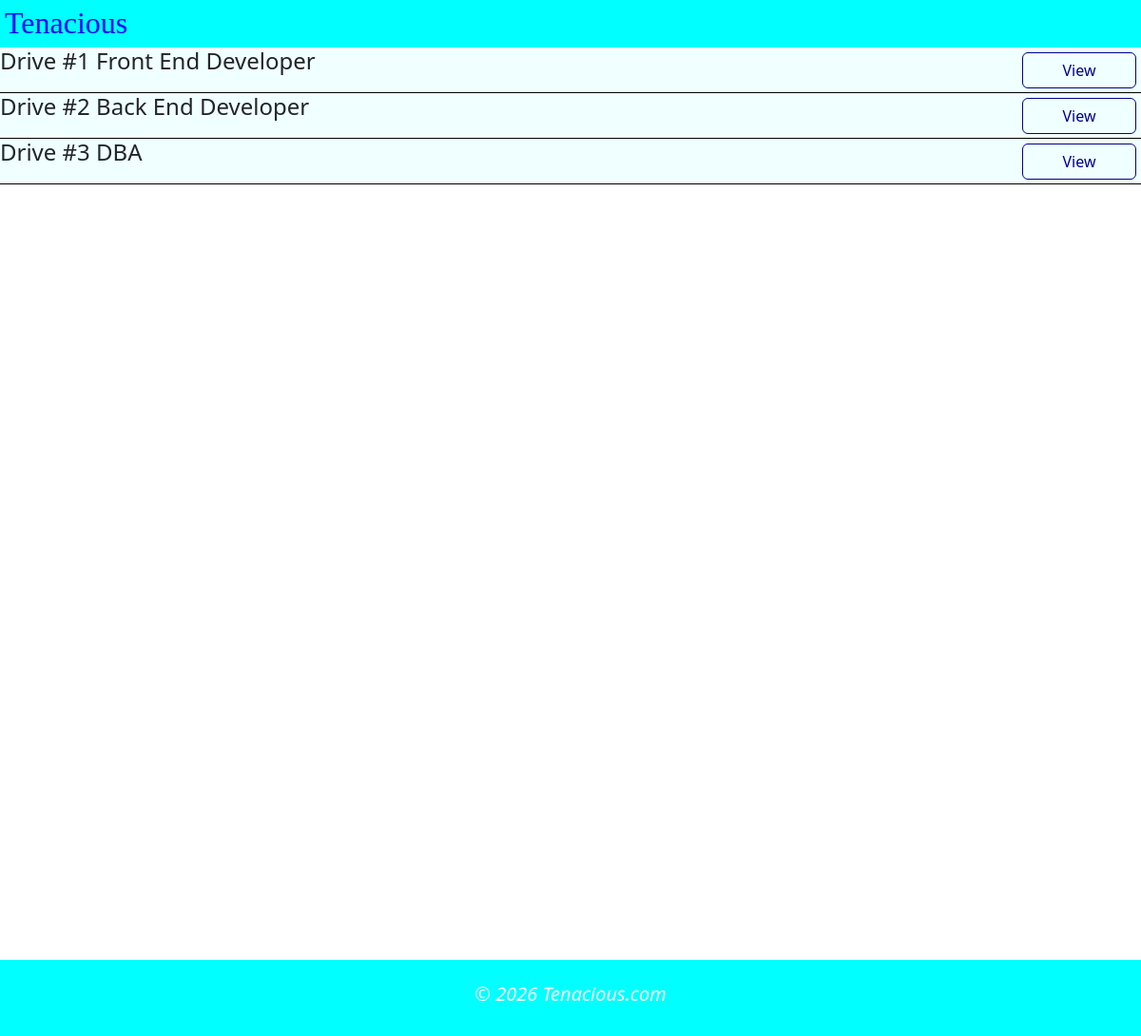
The page /company/all-drives/1 (signed in) on the database its author committed.
### dbmodel.py (models this page shows, shortened)
class Drive(db.Model):
    __tablename__ = 'drive'
    d_id = db.Column(db.Integer(), primary_key = True, unique = True, autoincrement = True)
    role = db.Column(db.String(100), nullable = False)
    package = db.Column(db.String(100), nullable = False)
    experience =  db.Column(db.String(100), nullable = False)
    status = db.Column(db.String(100), nullable = False)
    company_id = db.Column(db.Integer, db.ForeignKey('company.c_id'), nullable=False)
    skills = db.relationship('Skill', backref='drive', lazy = True)
    applications = db.relationship('Application', backref = 'drive', lazy = True)

### app.py (the view)
@app.route("/company/all-drives/<int:com_id>")
def com_drives(com_id):
    if session.get('user') != 'company':
        return redirect("/login")
    if session.get('company_id') != com_id:
        return "Unauthorized access"
    company = com.query.get(com_id)
    drives = company.drives
    return render_template("comdrives.html", drives = drives)

### templates/comdrives.html
{% extends "layout.html" %}
{% block main %}
<div>
    {% for drive in drives %}
        <div class="section-list"><h4>Drive #{{drive.d_id}} {{drive.role}}</h4>
                <div class="multiple-button-div">
                    <a class="btn nav-button crud-buttons" href=" {{ url_for("edit", drive_id = drive.d_id, com_id = drive.company.c_id) }} ">View</a>
                </div>
            </div>
    {% endfor %}
</div>
{% endblock main %}

### static/main.css (style rules this page uses)
* { margin: 0px; }
.nav-button { border-color: darkblue; color: darkblue; }
.section-list { height: 48px; margin: 0; border-bottom: 1px solid black; background-color: azure; display: flex; justify-content: space-between; }
.crud-buttons { width: 120px; margin-top: 5px; margin-bottom: 5px; margin-right: 5px; }

### rows shown on the page
Drive: d_id "1", role "Front End Developer"
Drive: d_id "2", role "Back End Developer"
Drive: d_id "3", role "DBA"
